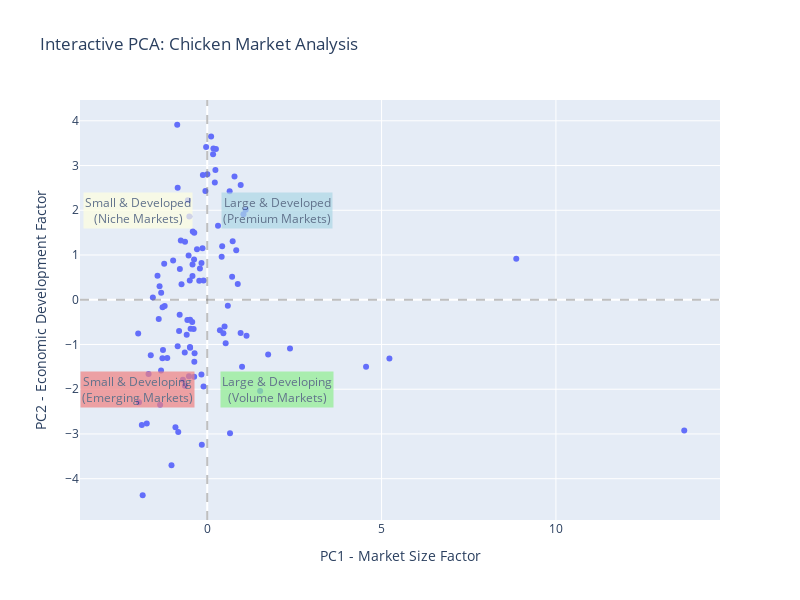

The code cell stored with this chart in its notebook:
### Code cell
import plotly.express as px
import plotly.graph_objects as go

# Choose number of components (2D for visualization)
pc = 2
pca_2 = PCA(n_components=pc)
X_pca_2 = pca_2.fit_transform(X_scaled)

# Prepare a DataFrame with PCs and identifiers
pc_cols = [f'PC{i+1}' for i in range(pc)]
df_pca = pd.DataFrame(X_pca_2, columns=pc_cols, index=X.index)
if ids is not None:
    df_pca = pd.concat([ids.reset_index(drop=True), df_pca.reset_index(drop=True)], axis=1)
    
# Create interactive scatter plot
fig = px.scatter(df_pca, 
                x='PC1', 
                y='PC2',
                hover_data=['Country Code'] if 'Country Code' in df_pca.columns else None,
                title='Interactive PCA: Chicken Market Analysis',
                labels={
                    'PC1': 'PC1 - Market Size Factor',
                    'PC2': 'PC2 - Economic Development Factor'
                })

# Customize hover template
fig.update_traces(
    hovertemplate='<b>%{hovertext}</b><br>' +
                  'Market Size (PC1): %{x:.2f}<br>' +
                  'Economic Development (PC2): %{y:.2f}' +
                  '<extra></extra>',
    hovertext=df_pca['Country Code'] if 'Country Code' in df_pca.columns else df_pca.index
)

# Add quadrant lines for market segmentation
fig.add_hline(y=0, line_dash="dash", line_color="gray", opacity=0.5)
fig.add_vline(x=0, line_dash="dash", line_color="gray", opacity=0.5)

# Add quadrant labels
fig.add_annotation(x=2, y=2, text="Large & Developed<br>(Premium Markets)", 
                  showarrow=False, bgcolor="lightblue", opacity=0.7)
fig.add_annotation(x=2, y=-2, text="Large & Developing<br>(Volume Markets)", 
                  showarrow=False, bgcolor="lightgreen", opacity=0.7)
fig.add_annotation(x=-2, y=2, text="Small & Developed<br>(Niche Markets)", 
                  showarrow=False, bgcolor="lightyellow", opacity=0.7)
fig.add_annotation(x=-2, y=-2, text="Small & Developing<br>(Emerging Markets)", 
                  showarrow=False, bgcolor="lightcoral", opacity=0.7)

fig.update_layout(width=800, height=600)
fig.show()

### Figure 1 — Plotly figure (JSON) as saved in the notebook; plotly's stock layout.template omitted (floating-point values rounded to 4 significant figures)
{"data": [{"customdata": [["AFG"], ["AGO"], ["ARE"], ["ARG"], ["ARM"], ["ATG"], ["AUS"], ["AUT"], ["BEL"], ["BEN"], ["BGD"], ["BGR"], ["BHR"], ["BIH"], ["BLR"], ["BOL"], ["BRA"], ["BTN"], ["BWA"], ["CAF"], ["CAN"], ["CHE"], ["CHL"], ["CHN"], ["CMR"], ["COG"], ["CRI"], ["CYP"], ["CZE"], ["DEU"], ["DNK"], ["DOM"], ["EGY"], ["ESP"], ["EST"], ["FIN"], ["FJI"], ["GAB"], ["GBR"], ["GEO"], ["GHA"], ["GIN"], ["GRC"], ["GRD"], ["GTM"], ["HKG"], ["HND"], ["HRV"], ["HUN"], ["IDN"], ["IND"], ["IRL"], ["IRN"], ["IRQ"], ["ISL"], ["ISR"], ["ITA"], ["JAM"], ["JPN"], ["KAZ"], ["KGZ"], ["KOR"], ["KWT"], ["LKA"], ["LTU"], ["LUX"], ["LVA"], ["MDA"], ["MEX"], ["MKD"], ["MLT"], ["MNE"], ["MUS"], ["MYS"], ["NAM"], ["NGA"], ["NIC"], ["NLD"], ["NOR"], ["OMN"], ["PER"], ["PHL"], ["POL"], ["PRT"], ["PRY"], ["ROU"], ["RUS"], ["RWA"], ["SAU"], ["SLV"], ["SRB"], ["SVN"], ["SWE"], ["TGO"], ["THA"], ["TJK"], ["TTO"], ["TUR"], ["UKR"], ["URY"], ["USA"], ["UZB"], ["VNM"], ["ZAF"]], "hovertemplate": "<b>%{hovertext}</b><br>Market Size (PC1): %{x:.2f}<br>Economic Development (PC2): %{y:.2f}<extra></extra>", "hovertext": ["AFG", "AGO", "ARE", "ARG", "ARM", "ATG", "AUS", "AUT", "BEL", "BEN", "BGD", "BGR", "BHR", "BIH", "BLR", "BOL", "BRA", "BTN", "BWA", "CAF", "CAN", "CHE", "CHL", "CHN", "CMR", "COG", "CRI", "CYP", "CZE", "DEU", "DNK", "DOM", "EGY", "ESP", "EST", "FIN", "FJI", "GAB", "GBR", "GEO", "GHA", "GIN", "GRC", "GRD", "GTM", "HKG", "HND", "HRV", "HUN", "IDN", "IND", "IRL", "IRN", "IRQ", "ISL", "ISR", "ITA", "JAM", "JPN", "KAZ", "KGZ", "KOR", "KWT", "LKA", "LTU", "LUX", "LVA", "MDA", "MEX", "MKD", "MLT", "MNE", "MUS", "MYS", "NAM", "NGA", "NIC", "NLD", "NOR", "OMN", "PER", "PHL", "POL", "PRT", "PRY", "ROU", "RUS", "RWA", "SAU", "SLV", "SRB", "SVN", "SWE", "TGO", "THA", "TJK", "TTO", "TUR", "UKR", "URY", "USA", "UZB", "VNM", "ZAF"], "legendgroup": "", "marker": {"color": "#636efa", "symbol": "circle"}, "mode": "markers", "name": "", "orientation": "v", "showlegend": false, "type": "scatter", "x": [-1.025, -1.734, -0.5549, 0.5287, -1.269, -1.426, 0.7823, -0.05299, 0.2178, -1.683, -0.106, -0.7371, -0.9779, -0.4767, -0.1668, -0.3749, 5.225, -1.391, -1.367, -1.851, 0.9595, 0.112, -0.1059, 13.68, -0.8313, -1.957, -0.4235, -0.5345, -0.4146, 0.6425, 0.168, -0.4301, 0.9986, 0.7295, -0.5131, 0.2345, -0.8071, -1.619, 1.04, -1.221, -1.285, -1.875, -0.1647, -1.56, -0.4952, -0.8476, -0.3628, -0.4216, -0.2098, 2.374, 4.555, -0.03194, 0.6533, -0.9113, -0.1248, 0.4141, 0.428, -0.5695, 1.103, -0.5891, -1.325, 0.3093, -0.785, -0.3702, -0.3716, -0.8609, -0.6367, -0.8477, 1.747, -1.321, -0.7573, -1.281, -0.5009, 0.7135, -1.981, -0.1553, -0.6982, 0.1773, 0.2492, -1.235, 0.3636, 0.4632, 0.8316, -0.1349, -0.3903, -0.2288, 1.517, -1.147, 0.8755, -0.4913, -0.4914, -0.2939, 0.003609, -1.352, 0.5909, -0.641, -0.7907, 1.127, -0.5235, -0.3771, 8.864, -0.6452, 0.4967, 0.9575], "xaxis": "x", "y": [-3.699, -2.769, 2.222, -0.9745, -1.123, 0.5344, 2.753, 2.429, 2.619, -1.661, -1.937, 0.3456, 0.8798, -0.6482, -1.671, -1.722, -1.314, -0.4297, 0.3023, -4.37, 2.565, 3.652, 0.429, -2.921, -2.958, -2.292, 0.5317, 0.9913, 1.523, 2.427, 3.253, -0.4981, -1.497, 1.309, 1.863, 2.898, -0.6964, -1.241, 1.909, -0.1385, -1.31, -2.797, 0.8215, 0.04803, -1.054, 2.502, -1.197, 0.7901, 0.6986, -1.091, -1.496, 3.413, -2.983, -2.849, 2.787, 0.9606, 1.197, -0.4535, 2.014, -0.7804, -1.584, 1.653, 0.6889, -1.384, 1.495, 3.912, 1.299, -1.041, -1.224, 0.1574, 1.326, -0.1704, 0.4307, 0.5116, -0.7544, -3.241, -1.789, 3.379, 3.368, 0.8041, -0.6825, -0.7479, 1.105, 1.149, -0.6516, 0.425, -2.037, -1.302, 0.3522, -1.075, -0.4489, 1.131, 2.806, -2.347, -0.1339, -1.925, -0.3328, -0.8028, -1.709, 0.9023, 0.9166, -1.181, -0.5976, -0.7433], "yaxis": "y"}], "layout": {"annotations": [{"bgcolor": "lightblue", "opacity": 0.7, "showarrow": false, "text": "Large & Developed<br>(Premium Markets)", "x": 2, "y": 2}, {"bgcolor": "lightgreen", "opacity": 0.7, "showarrow": false, "text": "Large & Developing<br>(Volume Markets)", "x": 2, "y": -2}, {"bgcolor": "lightyellow", "opacity": 0.7, "showarrow": false, "text": "Small & Developed<br>(Niche Markets)", "x": -2, "y": 2}, {"bgcolor": "lightcoral", "opacity": 0.7, "showarrow": false, "text": "Small & Developing<br>(Emerging Markets)", "x": -2, "y": -2}], "height": 600, "legend": {"tracegroupgap": 0}, "shapes": [{"line": {"color": "gray", "dash": "dash"}, "opacity": 0.5, "type": "line", "x0": 0, "x1": 1, "xref": "x domain", "y0": 0, "y1": 0, "yref": "y"}, {"line": {"color": "gray", "dash": "dash"}, "opacity": 0.5, "type": "line", "x0": 0, "x1": 0, "xref": "x", "y0": 0, "y1": 1, "yref": "y domain"}], "title": {"text": "Interactive PCA: Chicken Market Analysis"}, "width": 800, "xaxis": {"anchor": "y", "domain": [0, 1], "title": {"text": "PC1 - Market Size Factor"}}, "yaxis": {"anchor": "x", "domain": [0, 1], "title": {"text": "PC2 - Economic Development Factor"}}}}
